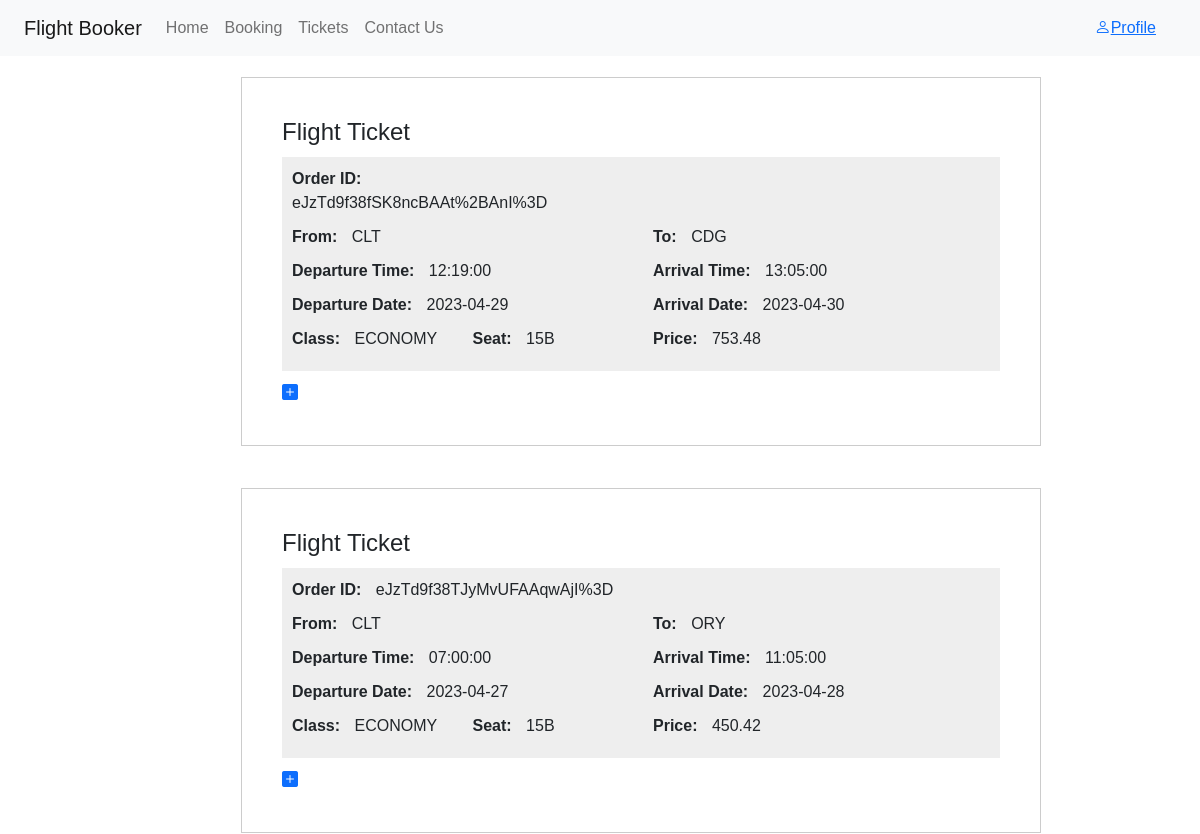
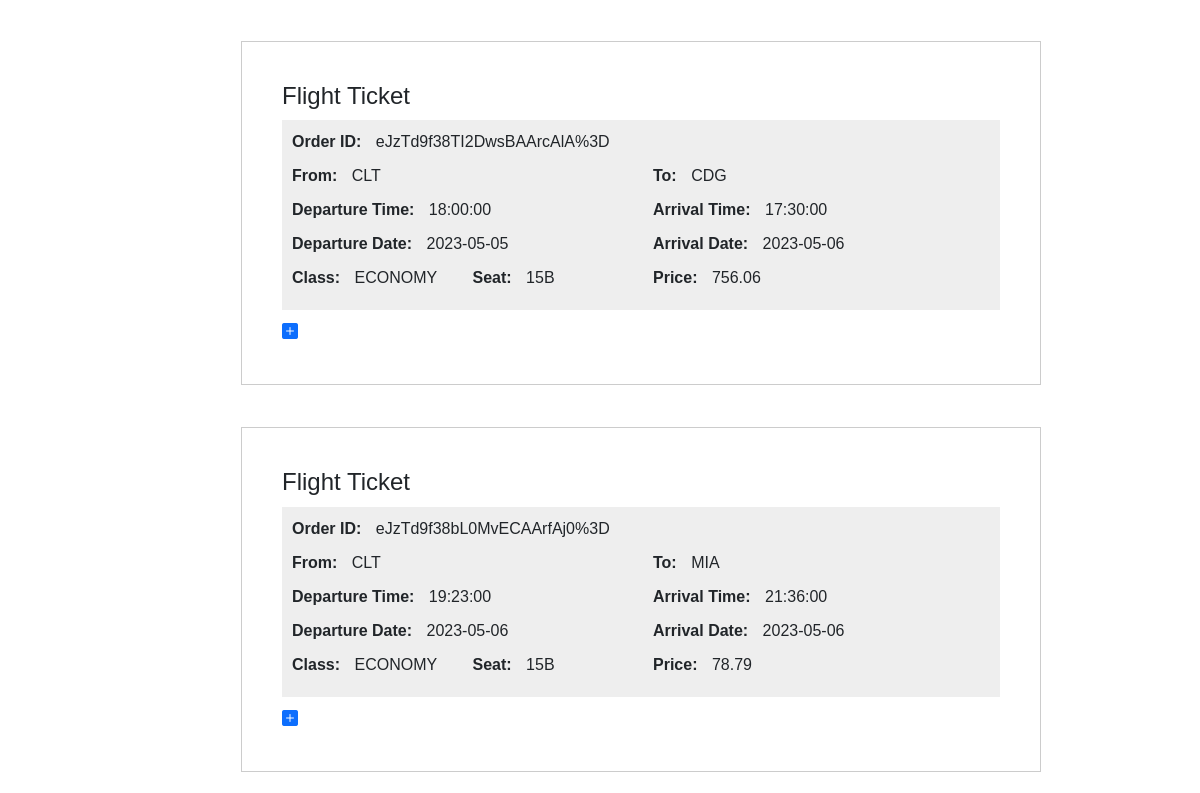
Before: /tickets/ (signed in) with the older database file (2 pictures, top to bottom).
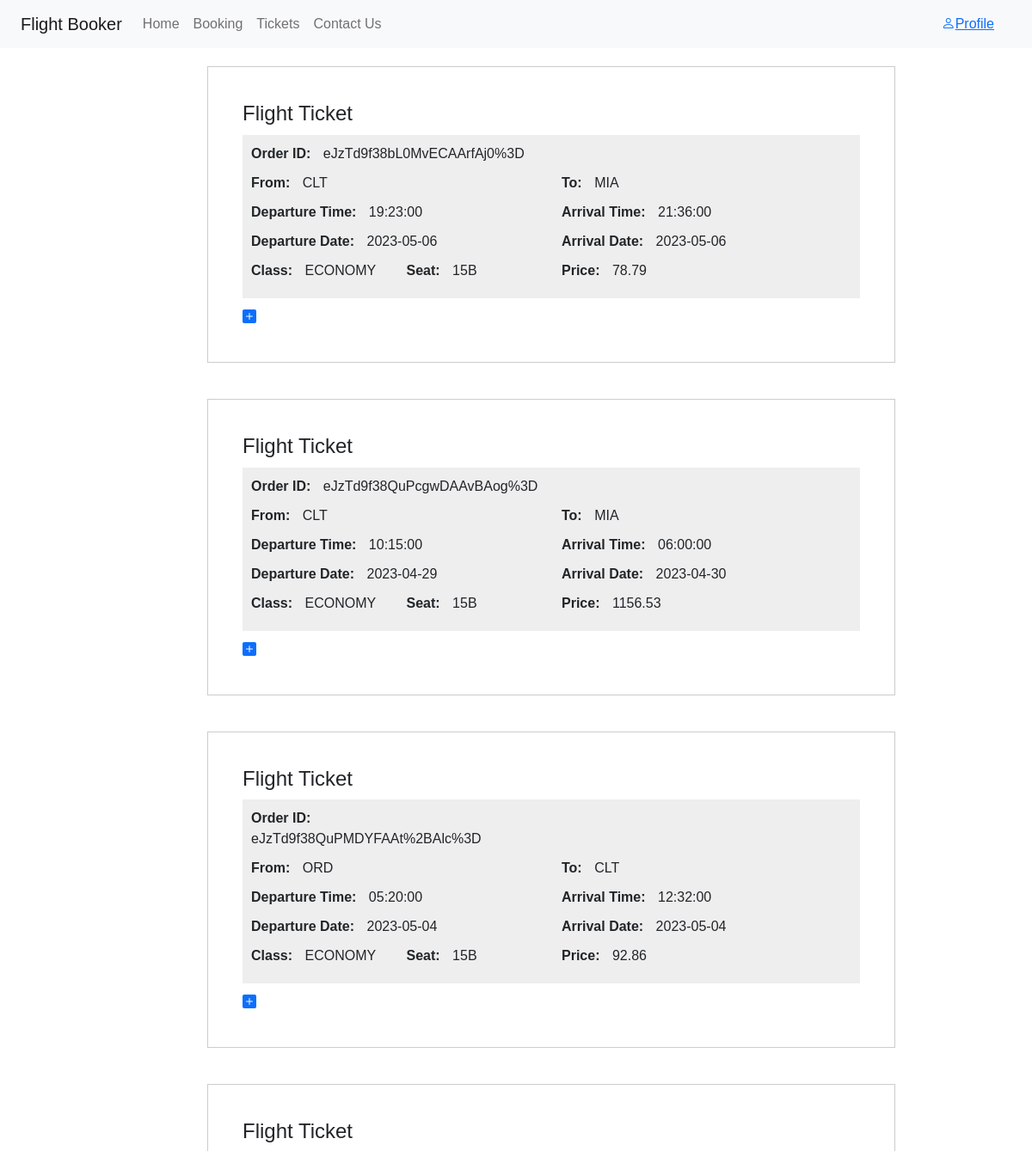
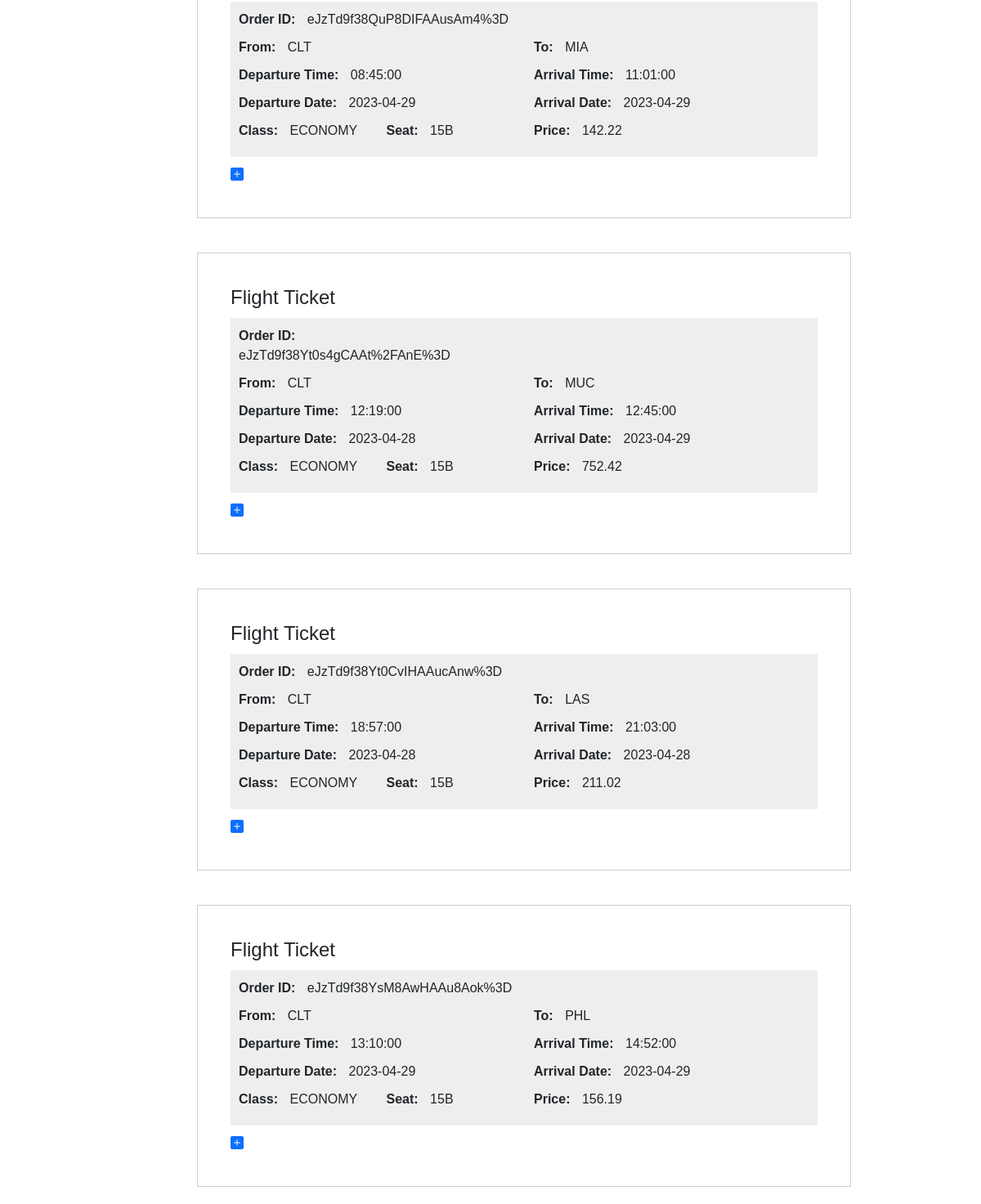
After: the same page with the newer database file (2 pictures, top to bottom).
### flight/models.py (models this page shows)
class Tickets(models.Model):
    customer_id = models.ForeignKey(CustomUser, on_delete=models.CASCADE)
    ticket_purchased_time = models.DateTimeField(auto_now =True)
    json_ticket_data = models.CharField(max_length=2000,null=True,blank=True)

### tickets/views.py (the view)
# urls.py: path('', views.view_tickets, name="view_tickets"),
def view_tickets(request):
   if request.user.is_authenticated:
      Tickets = apps.get_model('flight', 'Tickets')
      ticket_list1 = list(Tickets.objects.filter(customer_id=request.user))
      ticket_list = []
      for i in range(0, len(ticket_list1)):
         ticket_list.append(ast.literal_eval(str(ticket_list1[i].json_ticket_data)))
      tickets_list_short = []
      for i in range(0, len(ticket_list1)):
         dicti = {}
         dicti['ticket'] = ticket_list1[i]
         dicti['dept_iata'] = ticket_list[i]['flightOffers'][0]['itineraries'][0]['segments'][0]['departure']['iataCode']
         dept_time = ticket_list[i]['flightOffers'][0]['itineraries'][0]['segments'][0]['departure']['at'].replace('T',' ').split(' ')
         dicti['dept_date'] = dept_time[0]
         dicti['dept_time'] = dept_time[1]
         dicti['arr_iata'] = ticket_list[i]['flightOffers'][0]['itineraries'][0]['segments'][-1]['arrival']['iataCode']
         arr_time = ticket_list[i]['flightOffers'][0]['itineraries'][0]['segments'][-1]['arrival']['at'].replace('T',' ').split(' ')
         dicti['arr_date'] = arr_time[0]
         dicti['arr_time'] = arr_time[1]
         dicti['price'] = ticket_list[i]['flightOffers'][0]['price']['total']
         dicti['class'] = ticket_list[i]['flightOffers'][0]['itineraries'][0]['segments'][0]['co2Emissions'][0]['cabin']
         dicti['id'] = ticket_list[i]['id']
         tickets_list_short.append(dicti)
      return render(request, "tickets/tickets.html", {'tickets':ticket_list ,'short_list':tickets_list_short})
   return render(request, "tickets/tickets.html")

### templates/tickets/tickets.html (shortened to what this page needs)
{% extends 'base.html' %}
{% block content %}
{% if user.is_authenticated %}
  <table style="margin-left: 20%;">
    {% for t in short_list%}
    <tr>
        <td>
          <div class="container">
            <h1>Flight Ticket</h1>
            <div class="ticket-info">
              <div class="row">
                <div class="col-6">
                  <span class="label">Order ID:</span>
                  <span class="value"> {{ t.id }} </span>
                </div>
                <div class="col-6">
                </div>
              </div>
              <div class="row">
                <div class="col-6">
                  <span class="label">From:</span>
                  <span class="value">{{ t.dept_iata }}</span>
                </div>
                <div class="col-6">
                  <span class="label">To:</span>
                  <span class="value">{{ t.arr_iata }}</span>
                </div>
              </div>
              <div class="row">
                <div class="col-6">
                  <span class="label">Departure Time:</span>
                  <span class="value">{{ t.dept_time }}</span>
                </div>
                <div class="col-6">
                  <span class="label">Arrival Time:</span>
                  <span class="value">{{ t.arr_time }}</span>
                </div>
              </div>
              <div class="row">
                <div class="col-6">
                  <span class="label">Departure Date:</span>
                  <span class="value">{{ t.dept_date }}</span>
                </div>
                <div class="col-6">
                  <span class="label">Arrival Date:</span>
                  <span class="value">{{ t.arr_date }}</span>
                </div>
              </div>
              <div class="row">
                <div class="col-3">
                  <span class="label">Class:</span>
                  <span class="value">{{ t.class }}</span>
                </div>
                <div class="col-3">
                  <span class="label">Seat:</span>
                  <span class="value">15B</span>
                </div>
                <div class="col-6">
                  <span class="label">Price:</span>
                  <span class="value">{{ t.price }}</span>
                </div>
              </div>
            </div>
            <a href="#bblbalba" class="showmemore"><i class="bi bi-plus-square-fill"></i></a>
          </div>
      </td>
        <td>
        </td>
      </tr>
    {% endfor %}
 </table>
{% else %}
  <p>must log in to view tickets</p>
  <a href="{% url 'login' %}">Log In</a>
{% endif %}
{% endblock %}

### templates/base.html (shortened to what this page needs)
<!DOCTYPE html>
<html>
<head>
  <link rel="stylesheet" href="https://cdn.jsdelivr.net/npm/bootstrap-icons@1.3.0/font/bootstrap-icons.css">
  <link href="https://cdn.jsdelivr.net/npm/bootstrap@5.2.2/dist/css/bootstrap.min.css" rel="stylesheet">
  <link rel="stylesheet" href="https://cdn.jsdelivr.net/npm/bootstrap-icons@1.9.1/font/bootstrap-icons.css">
</head>
<body>
    <nav style="padding-left:2%; padding-right:2%;" class="navbar navbar-expand-lg navbar-light bg-light">
        <a class="navbar-brand" href="/">Flight Booker</a>
        <div class="collapse navbar-collapse" id="navbarSupportedContent">
          <ul class="navbar-nav me-auto mb-2 mb-lg-0">
            <li class="nav-item active">
              <a class="nav-link" href="/">Home </a>
            </li>
            <li class="nav-item">
              <a class="nav-link" href="/booking/">Booking</a>
            </li>
            <li class="nav-item">
              <a class="nav-link" href="/tickets/">Tickets</a>
            </li>
            <li class="nav-item">
              <a class="nav-link" href="/contact_us/">Contact Us</a>
            </li>
          </ul>
            <ul class="navbar-nav d-flex flex-row me-1">
              <li class="nav-item me-3 me-lg-0">
                  <div class="nav-item">
                      <a class="link-white me-3 hidden-arrow" href="/accounts/profile_page/" id="profile" role="button"
                      data-mdb-toggle="dropdown" aria-expanded="false">
                      <i class="bi bi-person"></i>Profile </a>
                  </div>
              </li>
          </ul>
        </div>
      </nav>
{% block content %}
{% endblock %}
</body>
</html>

### templates/tickets/tickets.html (style rules this page uses)
body { font-family: Arial, sans-serif; }
.container { margin: 20px auto; min-width: 800px; max-width: 1400px; border: 1px solid #ccc; padding: 40px; }
h1 { font-size: 24px; margin-bottom: 10px; }
.row { display: flex; align-items: center; justify-content: space-between; margin-bottom: 10px; }
.col-6 { flex-basis: 50%; max-width: 50%; }
.col-3 { flex-basis: 25%; max-width: 25%; }
.label { font-weight: bold; margin-right: 10px; }
.value { font-weight: normal; }
.ticket-info { background-color: #eee; padding: 10px; margin-bottom: 10px; }

Changed rows visible on the page:
removed Tickets: id "eJzTd9f38fSK8ncBAAt%2BAnI%3D", dept_iata "CLT", arr_iata "CDG", dept_time "12:19:00", arr_time "13:05:00", dept_date "2023-04-29", arr_date "2023-04-30", class "ECONOMY", price "753.48"
removed Tickets: id "eJzTd9f38TJyMvUFAAqwAjI%3D", dept_iata "CLT", arr_iata "ORY", dept_time "07:00:00", arr_time "11:05:00", dept_date "2023-04-27", arr_date "2023-04-28", class "ECONOMY", price "450.42"
removed Tickets: id "eJzTd9f38TI2DwsBAArcAlA%3D", dept_iata "CLT", arr_iata "CDG", dept_time "18:00:00", arr_time "17:30:00", dept_date "2023-05-05", arr_date "2023-05-06", class "ECONOMY", price "756.06"
added Tickets: id "eJzTd9f38QuPcgwDAAvBAog%3D", dept_iata "CLT", arr_iata "MIA", dept_time "10:15:00", arr_time "06:00:00", dept_date "2023-04-29", arr_date "2023-04-30", class "ECONOMY", price "1156.53"
added Tickets: id "eJzTd9f38QuPMDYFAAt%2BAlc%3D", dept_iata "ORD", arr_iata "CLT", dept_time "05:20:00", arr_time "12:32:00", dept_date "2023-05-04", arr_date "2023-05-04", class "ECONOMY", price "92.86"
added Tickets: id "eJzTd9f38QuP8DIFAAusAm4%3D", dept_iata "CLT", arr_iata "MIA", dept_time "08:45:00", arr_time "11:01:00", dept_date "2023-04-29", arr_date "2023-04-29", class "ECONOMY", price "142.22"
added Tickets: id "eJzTd9f38Yt0s4gCAAt%2FAnE%3D", dept_iata "CLT", arr_iata "MUC", dept_time "12:19:00", arr_time "12:45:00", dept_date "2023-04-28", arr_date "2023-04-29", class "ECONOMY", price "752.42"
added Tickets: id "eJzTd9f38Yt0CvIHAAucAnw%3D", dept_iata "CLT", arr_iata "LAS", dept_time "18:57:00", arr_time "21:03:00", dept_date "2023-04-28", arr_date "2023-04-28", class "ECONOMY", price "211.02"
added Tickets: id "eJzTd9f38YsM8AwHAAu8Aok%3D", dept_iata "CLT", arr_iata "PHL", dept_time "13:10:00", arr_time "14:52:00", dept_date "2023-04-29", arr_date "2023-04-29", class "ECONOMY", price "156.19"
